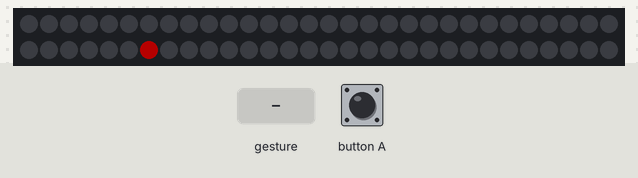
The program below on a simulated BBC micro:bit running MicroPython. Parts: 60 RGB LEDs in strip order, left to right, continuing on the next row. The test bench sets the inputs (shaded band). Dim RGB values are drawn brighter than linear; a tilt is held for 1.5 s and a shake lasts 1 s, then the board lies face up again.

Above: at 1.2 s.
1.3 s: button A pressed for 1 s
At 1.6 s:
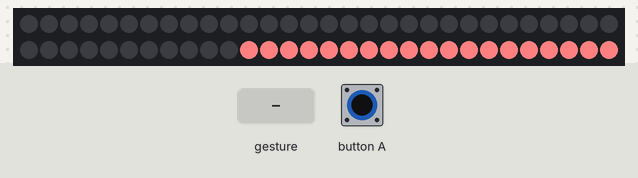
2.9 s: gesture 'shake'
5.9 s: button A pressed for 3.2 s
Timing chart, 0 to 8.9 s (numbered marks = the images above; inputs shaded):
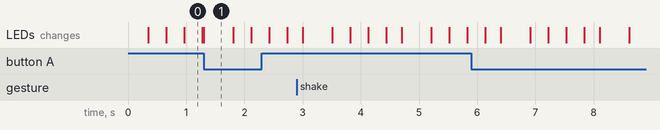

Measured:
- what the display in image 1 shows lasts 0.5 s, from 1.3 s to 1.8 s

The program:

fireworks3.py
```python
from microbit import *
import neopixel

NP_COUNT = 60
BURST_SIZE = 10

np = neopixel.NeoPixel(pin0, NP_COUNT)

BLUE = (0, 0, 64)
RED = (64, 0, 0)
OFF = (0, 0, 0)


#########################################
# Add this function
def explode(pixels):
    initial_colour = (255, 128, 128)

    for i in range(BURST_SIZE):
        pixels[NP_COUNT - BURST_SIZE + i] = initial_colour
        pixels[NP_COUNT - BURST_SIZE - i] = initial_colour
    pixels.show()
    sleep(500)
# End of function to add
#########################################

def reset(pixels):
    for n in range(NP_COUNT):
        pixels[n] = OFF
    pixels[0] = BLUE
    np.show()

def shoot_firework(pixels):
    for pixel in range(NP_COUNT - BURST_SIZE):
        pixels[pixel] = RED
        pixels.show()
        sleep(20)
        pixels[pixel] = OFF
        pixels.show()


reset(np)
last_gesture = accelerometer.current_gesture()

while True:
    gesture = accelerometer.current_gesture()
    if gesture != last_gesture or button_a.is_pressed():
        # set off a firework
        shoot_firework(np)
        explode(np) # Add this line
        reset(np)
        last_gesture = gesture
```
